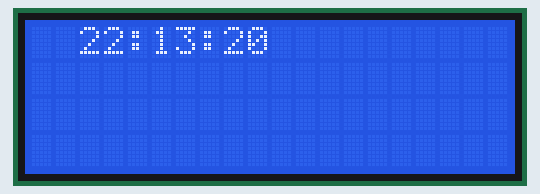
Bench run of a sketch on a simulated Arduino Uno, built with avr-gcc and run on an emulated ATmega328P. Parts: 20×4 character LCD. The local clock reads 2024-03-15 10:24:30 at power-on unless the sketch sets it; what the sketch prints to the serial monitor is not drawn.

Above: at 0.1 s.
At 4.1 s:
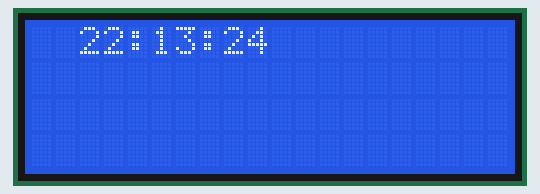
At 11.2 s:
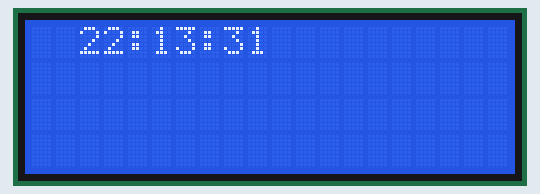
At 15.2 s:
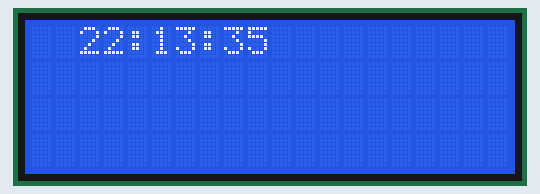
At 20.2 s:
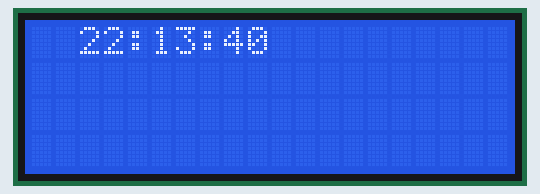
At 38.2 s:
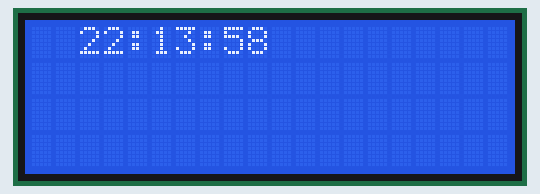

Measured:
- what the display in image 1 shows lasts 1.0 s, from 4.1 s to 5.1 s

The sketch:

rtcTest.ino
```cpp
#include <Wire.h>
#include "RTClib.h"
#include <LiquidCrystal.h>
LiquidCrystal lcd(2,3,4,5,6,7);
RTC_DS1307 rtc;

void setup () {
  Serial.begin(57600);
  lcd.begin(20,4);
  lcd.clear();
#ifdef AVR
  Wire.begin();
#else
  Wire1.begin();
#endif
  rtc.begin();
   rtc.adjust(DateTime(F(__DATE__), F(__TIME__)));
//rtc.adjust(DateTime(2014, 1, 21, 3, 0, 0));
  if (! rtc.isrunning()) {
    Serial.println("RTC is NOT running!");
    // following line sets the RTC to the date & time this sketch was compiled
    rtc.adjust(DateTime(F(__DATE__), F(__TIME__)));
    // This line sets the RTC with an explicit date & time, for example to set
    // January 21, 2014 at 3am you would call:
     //rtc.adjust(DateTime(2014, 1, 21, 3, 0, 0));
  }
}


void loop() {
     DateTime now = rtc.now();

//    Serial.print(now.year(), DEC);
//    Serial.print('/');
//    Serial.print(now.month(), DEC);
//    Serial.print('/');
//    Serial.print(now.day(), DEC);
//    Serial.print(' ');
    Serial.print(now.hour());
    Serial.print(':');
    Serial.print(now.minute());
    Serial.print(':');
    Serial.print(now.second());
    Serial.println();
    lcd.setCursor(2,0);
    lcd.print(now.hour());
    //lcd.setCursor(4,0);
    lcd.print(":");
    //lcd.setCursor(5,0);
    lcd.print(printDigits(now.minute()));
    //lcd.setCursor(7,0);
    lcd.print(":");
    //lcd.setCursor(8,0);
    lcd.print(printDigits(now.second()));
//    if(now.second()==59)
//    {
//      lcd.setCursor(8,0);
//      lcd.print("00");
//    }
    delay(1000);
}


String printDigits(byte digits)
{
  if (digits < 10)
  {
    return ('0' + String(digits));
  }
  else
  {
    return String(digits);
  }
}
```
